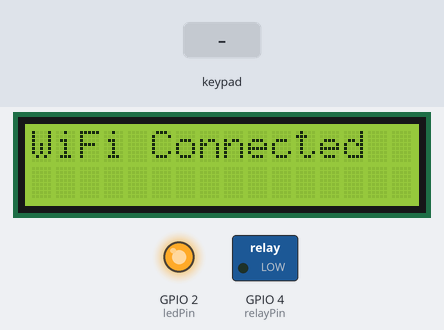
A sketch run on a simulated ESP32. Shown: 16×2 character LCD, switched loads named in the sketch (green lamp = pin HIGH), output pins drawn as LEDs (lit = HIGH). The test bench sets the inputs (shaded band). WiFi joins after 1.5 s; servers stay silent unless stated; uploads are accepted with an empty reply; random numbers use the default seed unless the sketch sets one; what the sketch prints to the serial monitor is not drawn.

Above: at 1.6 s.
At 3.8 s:
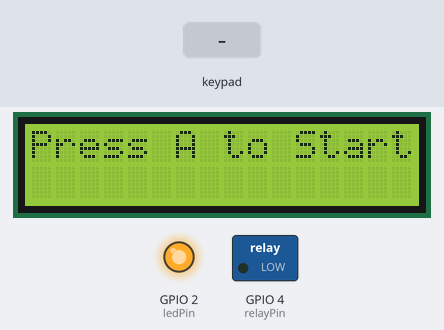
3.9 s: key 'A' pressed
At 4.5 s:
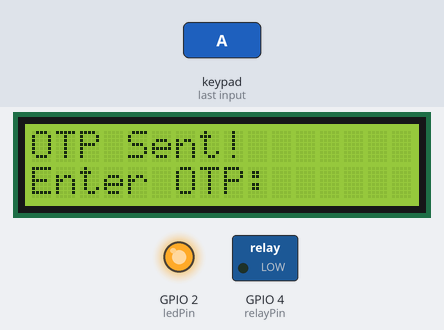
5.6 s: keypad keys 1 2 3 4 4 3 2 1 pressed 0.4 s apart
At 8.1 s:
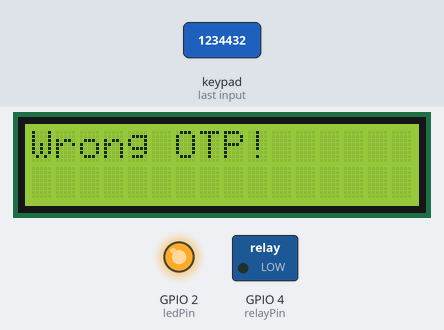
Timing chart, 0 to 9.6 s (numbered marks = the images above; inputs shaded):
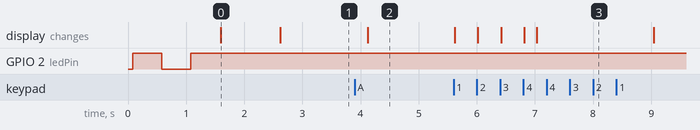

Measured:
- after the input at 3.9 s, the display: changes after 0.22 s (image 2)
- after the input at 5.6 s, the display: first changes at once (image 3 shows a later state)
- what the display in image 0 shows lasts 1.0 s, from 1.6 s to 2.6 s

The sketch:

SMS_Based_Door_Lock_System.ino
```cpp
#include <WiFi.h>
#include <HTTPClient.h>
#include <Wire.h>
#include <LiquidCrystal_I2C.h>
#include <Keypad.h>

// WiFi Credentials
const char* ssid = "OPPO A7";
const char* password = "12344321";

// SMS API Details
const char* apiKey = "LdSDcJsK0bpP";
const char* templateID = "101";
const char* mobileNumber = "919677623314";

String wrongOTP = "";

// LCD
LiquidCrystal_I2C lcd(0x27, 16, 2);

// Keypad setup
const byte ROWS = 4;
const byte COLS = 4;
char keys[ROWS][COLS] = {
  {'1','2','3','A'},
  {'4','5','6','B'},
  {'7','8','9','C'},
  {'*','0','#','D'}
};
byte rowPins[ROWS] = {13, 12, 14, 27};
byte colPins[COLS] = {26, 25, 33, 32};
Keypad keypad = Keypad(makeKeymap(keys), rowPins, colPins, ROWS, COLS);

// Pins
const int relayPin = 4; // Relay control
const int ledPin = 2;   // Built-in LED (D2)

String generatedOTP = "";
String enteredOTP = "";
bool waitingForOTP = false;

void setup() {
  Serial.begin(115200);
  pinMode(relayPin, OUTPUT);
  pinMode(ledPin, OUTPUT);
  digitalWrite(relayPin, LOW);

  lcd.init();
  lcd.backlight();

  lcd.setCursor(0, 0);
  lcd.print("Connecting to WiFi");

  WiFi.begin(ssid, password);

  // Blink LED while connecting
  while (WiFi.status() != WL_CONNECTED) {
    digitalWrite(ledPin, !digitalRead(ledPin));
    delay(500);
  }
  digitalWrite(ledPin, HIGH);
  lcd.clear();
  lcd.setCursor(0, 0);
  lcd.print("WiFi Connected");
  delay(1000);
  lcd.clear();
  lcd.print("Press A to Start");
}

void loop() {
  char key = keypad.getKey();

  if (key) {
    if (!waitingForOTP) {
      if (key == 'A') {
        generatedOTP = String(random(1000, 9999));
        sendSMS(generatedOTP);
        lcd.clear();
        lcd.setCursor(0, 0);
        lcd.print("OTP Sent!");
        lcd.setCursor(0, 1);
        lcd.print("Enter OTP:");
        waitingForOTP = true;
        enteredOTP = "";
      }
    } else {
      if (key == 'B') {
        // Backspace
        if (enteredOTP.length() > 0) {
          enteredOTP.remove(enteredOTP.length() - 1);
        }
      } else if (isdigit(key)) {
        enteredOTP += key;
      }

      lcd.setCursor(0, 1);
      lcd.print("OTP: " + enteredOTP + "    ");

      if (enteredOTP.length() == 4) {
        if (enteredOTP == generatedOTP) {
          lcd.clear();
          lcd.print("Access Granted");
          digitalWrite(relayPin, HIGH);
          delay(4000);
          digitalWrite(relayPin, LOW);
          lcd.clear();
          lcd.print("Press A to Start");
        } else {
          wrongOTP = enteredOTP;
          sendWrongPasswordSMS();
          lcd.clear();
          lcd.print("Wrong OTP!");
          delay(2000);
          lcd.clear();
          lcd.print("Press A to Start");
        }
        waitingForOTP = false;
      }
    }
  }
}

void sendSMS(String otp) {
  if (WiFi.status() == WL_CONNECTED) {
    HTTPClient http;
    String apiUrl = "https://www.circuitdigest.cloud/send_sms?ID=" + String(templateID);
    http.begin(apiUrl);
    http.addHeader("Authorization", apiKey);
    http.addHeader("Content-Type", "application/json");

    String var1 = "OTP";
    String var2 = otp + " (Door Unlock)";
    String payload = "{\"mobiles\":\"" + String(mobileNumber) + "\",\"var1\":\"" + var1 + "\",\"var2\":\"" + var2 + "\"}";

    int code = http.POST(payload);
    Serial.println("HTTP Response code: " + String(code));
    http.end();
  }
}

void sendWrongPasswordSMS() {
  if (WiFi.status() == WL_CONNECTED) {
    HTTPClient http;
    String apiUrl = "https://www.circuitdigest.cloud/send_sms?ID=" + String(templateID);
    http.begin(apiUrl);
    http.addHeader("Authorization", apiKey);
    http.addHeader("Content-Type", "application/json");

    String var1 = "Wrong OTP";
    String var2 = wrongOTP + " (Door Lock)";
    String payload = "{\"mobiles\":\"" + String(mobileNumber) + "\",\"var1\":\"" + var1 + "\",\"var2\":\"" + var2 + "\"}";

    int code = http.POST(payload);
    Serial.println("Wrong Pass SMS Code: " + String(code));
    http.end();
  }
}
```
